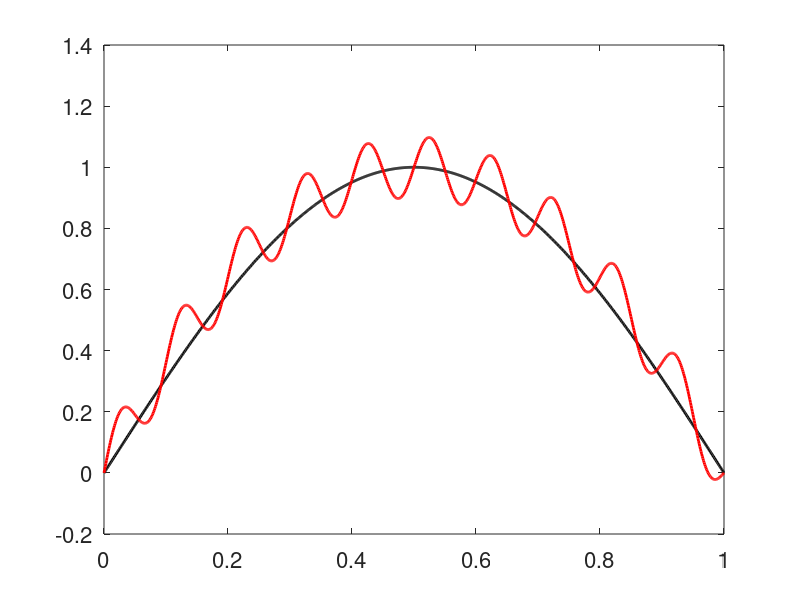

Here is the MATLAB script that generated this plot: (Note: this script raises an error after producing the figure.)
% Demonstration of projection onto a 1-dimensional subspace of C[0,1]

 w1_fun = @(x) sin(pi*x);                             % approximating space W = span{w_1}
% f_fun  = @(x) exp(x);                                % the function we want to approximate
 f_fun = @(x) (4*x.*(1-x)+.1*sin(20*pi*x));           % the function we want to approximate

 c =  quad(@(x) w1_fun(x).*f_fun(x),0,1,1e-12) ...
        /quad(@(x) w1_fun(x).*w1_fun(x),0,1,1e-12);   % c = (w1,f)/(w1,w1)

 figure(1), clf
 xx = linspace(0,1,1000);
 plot(xx,w1_fun(xx),'k-','linewidth',2)
 hold on

 plot(xx, f_fun(xx),'r-','linewidth',2)
 set(gca,'fontsize',16)
 legend('w_1','f',2)

 input('hit return to display best approximation ')

 plot(xx,c*w1_fun(xx),'b-','linewidth',2)
 legend('w_1(x)','f(x)','w(x)',2)

 fprintf('\n (f-w, w_1) = %12.8e\n\n', ...
      quad(@(x) (c*w1_fun(x)-f_fun(x)).*w1_fun(x), 0,1,1e-12))
   
